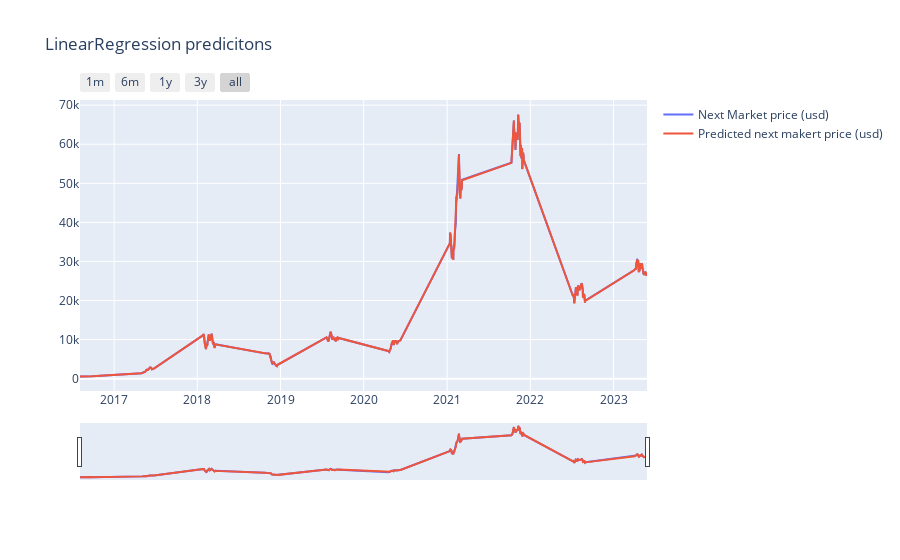

Notebook source saved alongside this figure:
### Code cell
utilities.show_results(simple_pred_all, MODEL_NAME)

### Figure 1 — Plotly figure (JSON) as saved in the notebook; plotly's stock layout.template omitted (floating-point values rounded to 4 significant figures; data arrays with more than 128 entries replaced by an {"elided": "..."} marker saying what was removed)
{"data": [{"mode": "lines", "name": "Next Market price (usd)", "type": "scatter", "x": {"elided": "25960 str values"}, "y": {"elided": "25960 float values"}}, {"mode": "lines", "name": "Predicted next makert price (usd)", "type": "scatter", "x": {"elided": "25960 str values"}, "y": {"elided": "25960 float values"}}], "layout": {"title": {"text": "LinearRegression predicitons"}, "xaxis": {"rangeselector": {"buttons": [{"count": 1, "label": "1m", "step": "month", "stepmode": "backward"}, {"count": 6, "label": "6m", "step": "month", "stepmode": "backward"}, {"count": 12, "label": "1y", "step": "month", "stepmode": "backward"}, {"count": 36, "label": "3y", "step": "month", "stepmode": "backward"}, {"step": "all"}]}, "rangeslider": {"visible": true}, "type": "date"}}}
